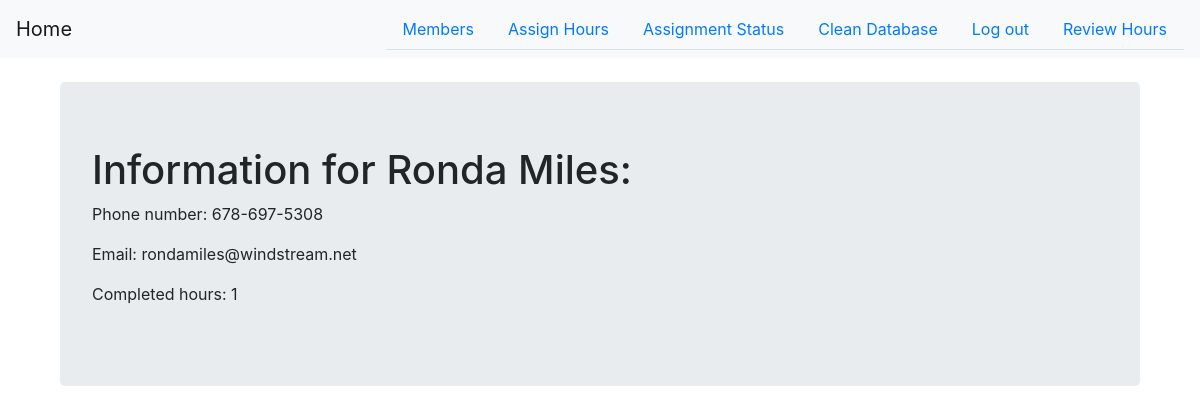
Before: /member/2 (signed in) with the older database file.
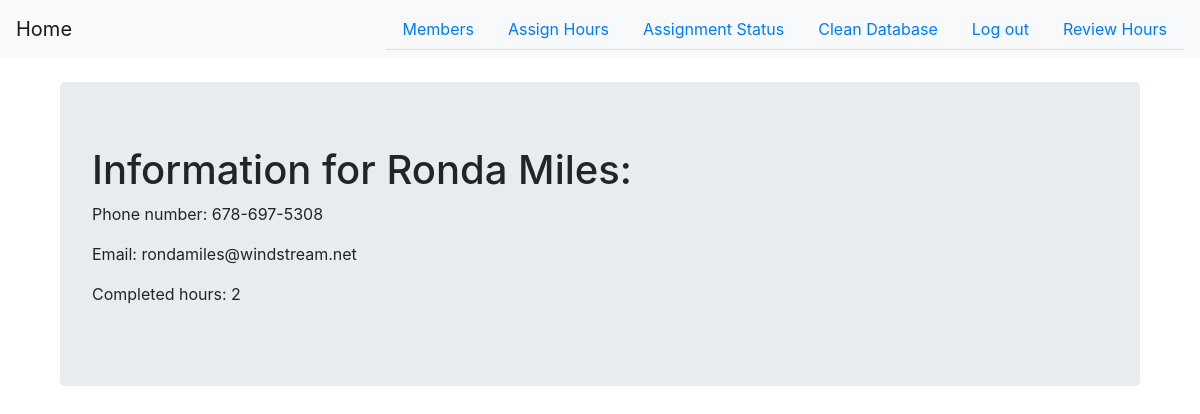
After: the same page with the newer database file.
### app.py (models this page shows, shortened)
class Member(db.Model):
    id = db.Column(db.Integer, primary_key=True)
    first = db.Column(db.Text)
    last = db.Column(db.Text)
    phone = db.Column(db.Text)
    email = db.Column(db.Text)
    status = db.Column(db.Text)
    active = db.Column(db.Boolean)
    hours = db.Column(db.Integer)
    assigned = db.Column(db.Boolean)

### app.py (the view)
@app.route('/member/<identifier>')
@login_required
def member_page(identifier):
    member = Member.query.get(identifier)
    return render_template('member_page.html', member=member)

### app.py (called while the page is built)
@login_manager.user_loader
def load_user(user_id):
    return User.query.get(user_id)

### templates/member_page.html
{% extends "base.html" %}
{% block content %}
    <br>
    <div class="jumbotron" style="margin-right: 5%; margin-left: 5%">
        <h1>Information for {{ member.first + ' ' + member.last}}:</h1>
        <p>Phone number: {{ member.phone }}</p>
        <p>Email: {{ member.email }}</p>
        <p>Completed hours: {{ member.hours }}</p>
    </div>
{% endblock %}

Changed rows visible on the page:
changed Member "Ronda Miles": hours "1" → "2"
